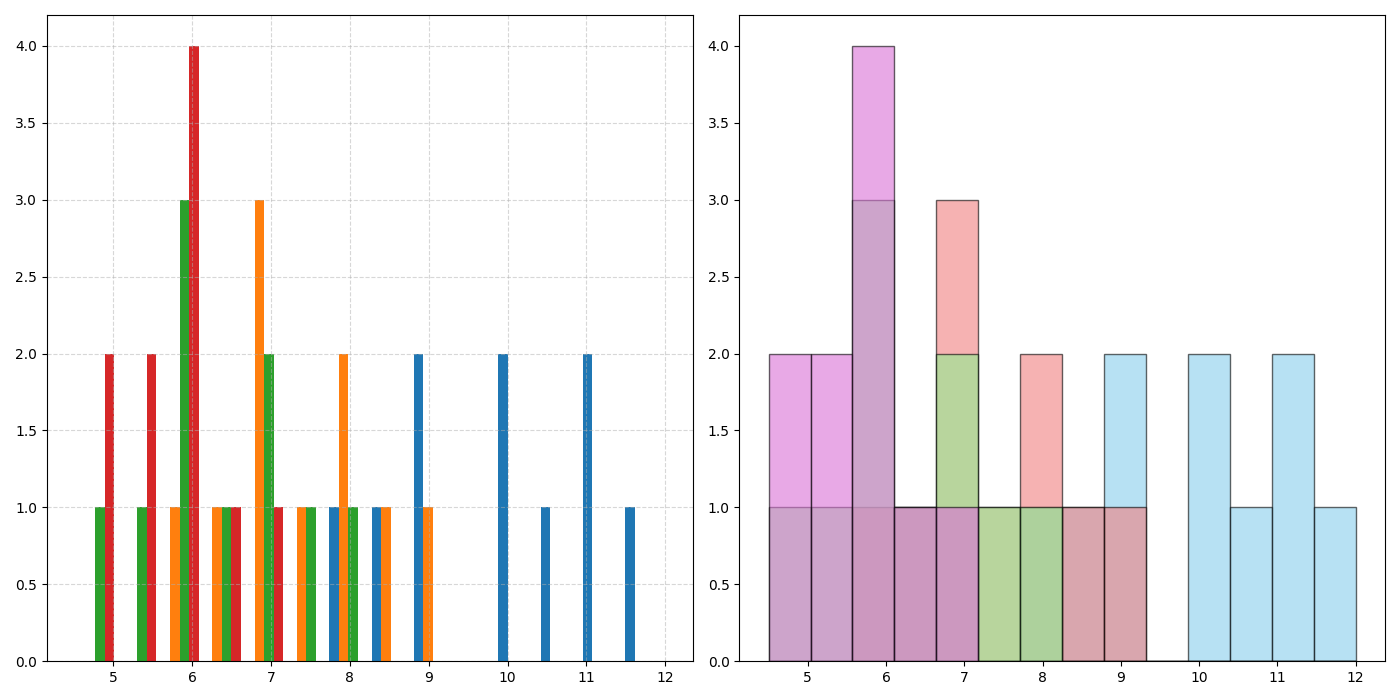

This figure's Python source:
import matplotlib.pyplot as plt
import numpy as np

child_sleep = [10, 11, 9, 10, 8.5, 9, 10.5, 11, 12, 8]
teen_sleep = [7, 8, 7.5, 7, 6.5, 8, 9, 7, 6, 8.5]
adult_sleep = [6, 6.5, 7, 5.5, 7.5, 6, 7, 8, 6, 5]
senior_sleep = [5.5, 6, 6.5, 5, 6, 7, 5.5, 6, 5, 6]

fig, (ax2, ax1) = plt.subplots(nrows=1, ncols=2, figsize=(14, 7))

bins = np.linspace(4.5, 12, 15)
ax2.hist([child_sleep, teen_sleep, adult_sleep, senior_sleep], 
         bins=bins, rwidth=0.9)
ax2.grid(True, alpha=0.5, linestyle='--')

colors = ['skyblue', 'lightcoral', 'lightgreen', 'orchid']
for i, data in enumerate([child_sleep, teen_sleep, adult_sleep, senior_sleep]):
    ax1.hist(data, bins=bins, alpha=0.6, color=colors[i], edgecolor='black')

plt.tight_layout()
plt.show()
